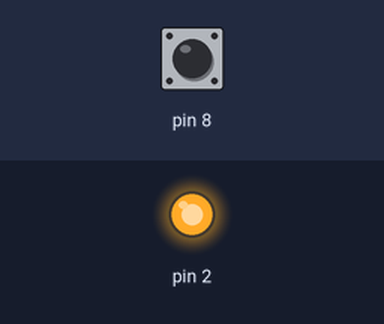
This sketch was run on a simulated Arduino Uno, built with avr-gcc and run on an emulated ATmega328P. Shown: output pins drawn as LEDs (lit = HIGH). The test bench sets the inputs (shaded band); at power-on: pin 8 HIGH.

Above: at 0.1 s.
Timing chart, 0 to 1.6 s (numbered marks = the images above):
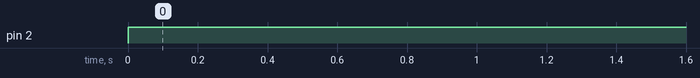

Measured:
- by itself, pin 2: LOW → HIGH at 0.00 s

The sketch:

Ej_2.ino
```cpp
// Maquina de estado 2

#include <Arduino.h>
#define LED 2 //LED_BUILTIN
#define PULSADOR 8 // pin 8

enum EST
{
    inicial,
    prendido,
    apagado,
	pulso
};

/**
 * @brief Maquina de estado para cambiar estado de prendido a apagado
 *
 * @param led Pin del led
 * @param repite Tiempo pren/apagado
 */
void mef(char led, bool pulsador);
bool AntiRebotePulso(char pull);

void setup(){
	Serial.begin(9600);
}

void loop()
{
	mef(LED,AntiRebotePulso (PULSADOR));
    delay(1);
}

void mef(char led, bool pulsar)
{
    static char EST = inicial;
	static bool bandera = false;
	static bool onoff;
//----------------------------------------------------- inicial ---
    if (EST == inicial)
    {
        pinMode(led, OUTPUT);
        EST = prendido;
        onoff = true;
    }
//----------------------------------------------------- prendido ---
    if (EST == prendido) {
		digitalWrite(led,HIGH);
		onoff = true;
		EST = pulso;
	}
//----------------------------------------------------- apagado ---
    if (EST == apagado) {
		digitalWrite(led, LOW);
        onoff = false;
		EST = pulso;
	}
//------------------------------------------------------- pulso ---
	if (EST == pulso && pulsar && !bandera && onoff) {
		 EST == apagado;
		 bandera = true;
	}
	if (EST == pulso && pulsar && !bandera && !onoff) {
		 EST == prendido;
		 bandera = true;
	}
	if (EST == pulso && !pulsar) bandera = false;
}

enum LEC
{
	config,
    conteo,
    muestreo,
    retorno
};

#define CICLO 5 // cada cuanto se leera el boton

/**
 * @brief Lee pulsador y devuelve sin rebote.
 * muestro del mismo cada CICLOS ms.
 *
 * @param pull Pin del pulsador
 * @return true
 * @return false
 */
bool AntiRebotePulso(char pull)
{
	static char LEC = config;

	static uint8_t lectura = 0x00;  // igual a 0b00000000
	static int ciclo = 0;
	static bool valorDevuelto = false;

	static bool cambio = false, anterior_cam = false;
//----------------------------------------------------- config ----
	if (LEC == config){
		pinMode(pull, INPUT_PULLUP);
		digitalWrite(pull, HIGH);
		LEC = conteo;
	}
//----------------------------------------------------- conteo -----
	if (LEC == conteo && ciclo > CICLO) LEC = muestreo;
	if (LEC == conteo) {
		ciclo++;
		LEC = retorno;
	}
//----------------------------------------------------- muestreo ---
	if (LEC == muestreo)
	{
		lectura = lectura << 1;  // Mover de lugar el bit
		if (digitalRead(pull) == 0){
			lectura = lectura | 1;
		}
		if(lectura == 0){
			cambio = false;
		}
		if(lectura == 0xFF){  // otra forma de poner 0b11111111
			cambio = true;
		}
		LEC = retorno;
		anterior_cam = cambio;
		ciclo = 0;
	}
//----------------------------------------------------- retorno ----
	if (LEC == retorno){
		if (cambio){
			LEC = conteo;
			return true;
		}
		if (!cambio){
			LEC = conteo;
			return false;
		}
	}

}
```
